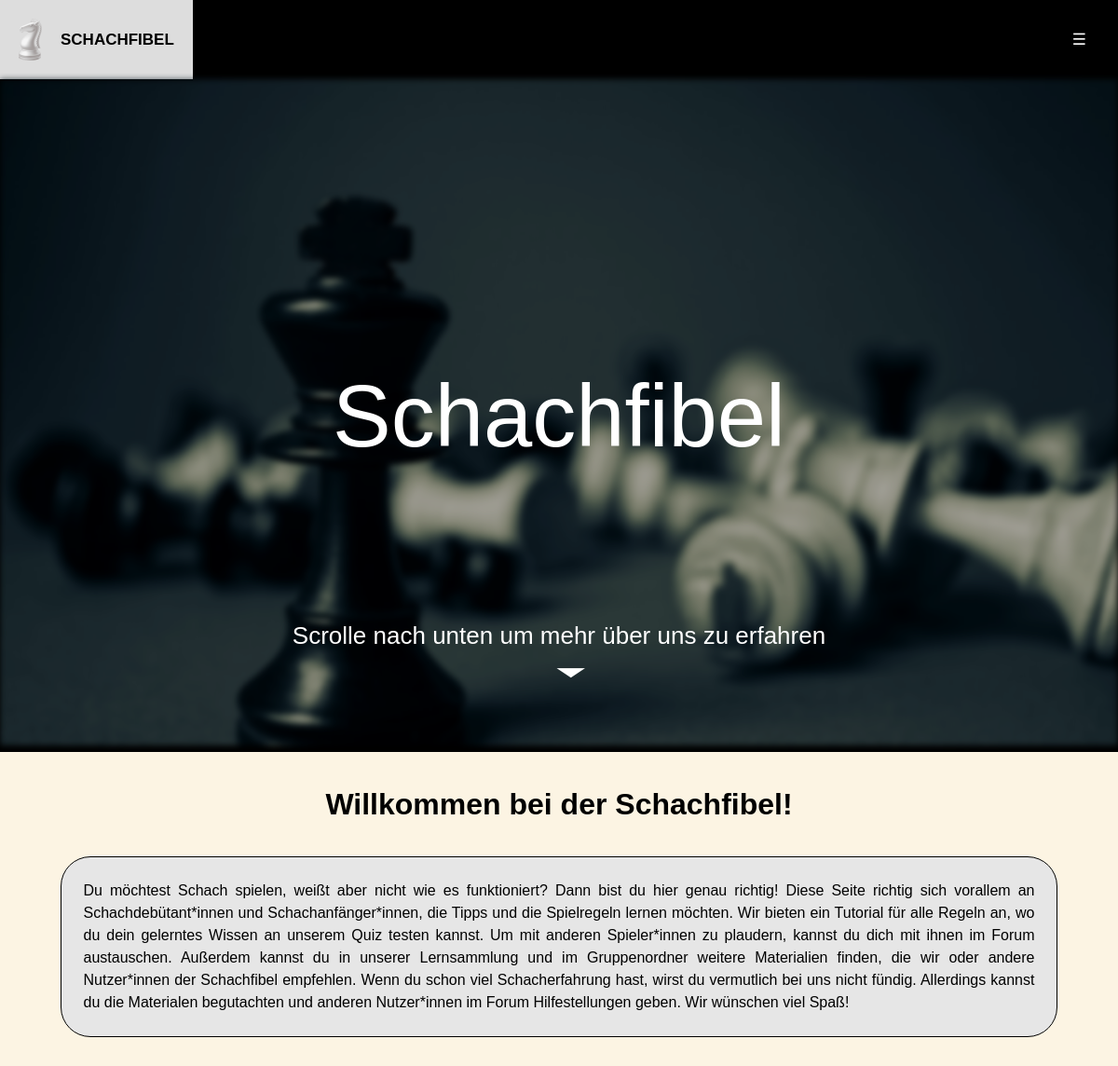
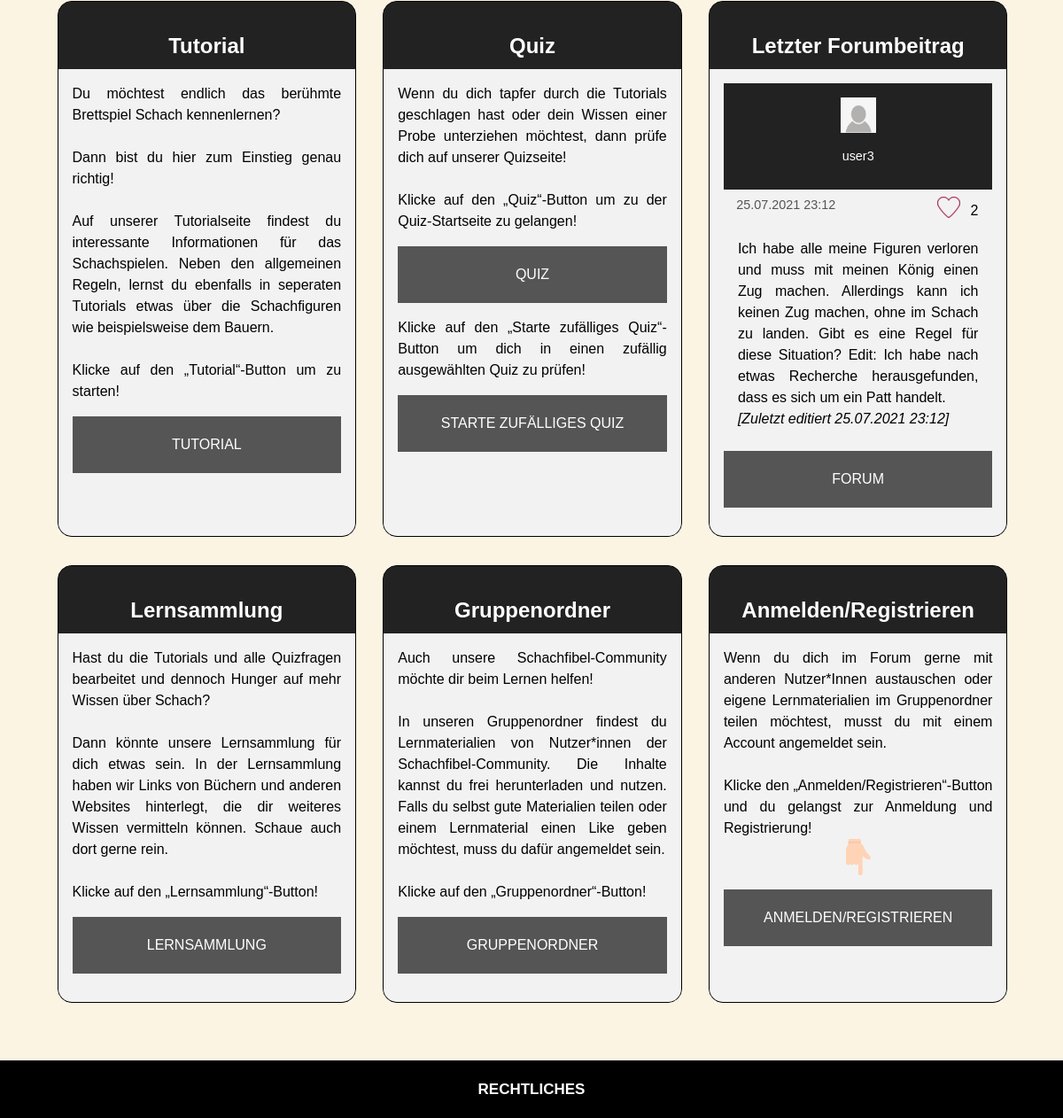
The page / on the database its author committed (2 pictures, top to bottom).
### tables this page shows
CREATE TABLE user (id INTEGER PRIMARY KEY AUTOINCREMENT,name           VARCHAR(12) UNIQUE  NOT NULL,email          VARCHAR(30)            NOT NULL,password       VARCHAR(20)         NOT NULL,image          BLOB                                  NOT NULL,uniqKey        VARCHAR(40),confirm        INTEGER(1));

CREATE TABLE forumPost (id INTEGER PRIMARY KEY AUTOINCREMENT,userID                     INTEGER                             NOT NULL,message                    VARCHAR(1000)    NOT NULL,date                       VARCHAR(16)                         NOT NULL,isEdited                   INTEGER                             NOT NULL,editedDate                 VARCHAR(16)                                 );

### index.php (the view, shortened to what the rows shown need)
<?php include "php/head.php"; ?>
<?php include "php/header.php"; ?>
<div class="section">
	<div class=grid-container>
		<div class="home-info-box" id="tutorial">
			<div class="home-info-header">
				<h2 class="box-title">Tutorial</h2>
			</div>
		</div>
		<div class="home-info-box" id="quiz">
			<div class="home-info-header">
				<h2 class="box-title">Quiz</h2>
			</div>
		</div>
		<div class="home-info-box" id="forum">
			<div class="home-info-header">
				<h2 class="box-title">Letzter Forumbeitrag</h2>
			</div>
			<div class="home-info-body">
				<?php
        $forumPost = $SchachfibelDAO->getForumPosts();
        if ($forumPost != null) {
        	$post = $forumPost[array_key_first($forumPost)];
        	$user = $SchachfibelDAO->getUser($post->getUserId()) ?>
				<div class="forumpost-header-index">
					<?php
                                $postUser = $SchachfibelDAO->getUser($post->getUserId());
                                if (!isset($postUser)) { ?>
					<div class="forumpost-header-error">
						Fehler: Der Autor des Kommentars konnte nicht geladen werden.
					</div>
					<?php } else { ?>
					<?php
                                    $postUserpicture = $postUser["image"];
                                    if (!isset($postUserpicture) || empty($postUserpicture)) { ?>
					<div class="forumpost-header-error">
						Fehler: Das Bild konnte nicht geladen werden.
					</div>
					<?php } else { ?>
					<img src="<?php echo htmlspecialchars($postUserpicture); ?>" alt="profilbild">
					<?php } ?>
					<div class="forumpost-author">
						<?php
                                    $postUsername = $postUser["name"];
                                    if (!isset($postUsername) || !is_string($postUsername)) { ?>
						Fehler: Der Name konnte nicht geladen werden.
						<?php } else {
                                        echo htmlspecialchars($postUsername);
                                    }
                        ?></div><?php } ?>
				</div>
				<div class="forumpost-body">
					<div class="forumpost-date"><?php
                            $postDate = $post->getDate();
                            if (!isset($postDate)) { ?>
						Fehler: Das Datum konnte nicht geladen werden.
						<?php } else {
                                echo htmlspecialchars($postDate);
                            }
                        ?></div>
					<div class="forumpost-button">
						<form method="post">
						</form>
                        <?php if (isset($_SESSION["loggedUserId"]) && htmlspecialchars($post->hasUserLikeId($_SESSION["loggedUserId"]))) {
                                    $path = "\"forumpost-likes-true-index\">";
                                }
                                else {
                                    $path = "\"forumpost-likes-false-index\">";
                                } ?>
						<p class= '"<?php echo $path ?>"'> <?php
                            ?> </p>
					</div>
					<div class="forumpost-message">
						<?php
                                $postMessage = htmlspecialchars($post->getMessage());
                                if (!isset($postMessage) || !is_string($postMessage) || empty($postMessage)) { ?>
						Fehler: Nachricht konnte nicht geladen werden.
						<?php } else {
                                    echo $postMessage;
                                }
                                $postIsEdited = $post->isEdited();
								$postIsEdited = htmlspecialchars($postIsEdited);
                                if (!isset($postIsEdited) || $postIsEdited != 0 && $postIsEdited != 1) { ?>
						<br>
						<div class="forumpost-date-edit">
							Fehler: Es kann nicht festgestellt werden, ob der Kommentar editiert wurde.
						</div>
						<?php } else { ?>
						<?php if ($postIsEdited == 1) {
                                    $postEditDate = $post->getEditDate();
									$postEditDate = htmlspecialchars($postEditDate);
                                    ?><br>
						<div class="forumpost-date-edit">[Zuletzt editiert <?php echo $postEditDate ?>]</div>
						<?php }
								}
                        ?>
					</div>
				</div>
				<?php } ?>
			</div>
		</div>
		<div class="home-info-box" id="ver1">
			<div class="home-info-header">
				<h2 class="box-title">Lernsammlung</h2>
			</div>
		</div>
		<div class="home-info-box" id="ver2">
			<div class="home-info-header">
				<h2 class="box-title">Gruppenordner</h2>
			</div>
		</div>
		<div class="home-info-box" id="anmelden">
			<div class="home-info-header">
				<h2 class="box-title">
					<?php
                if ($id == 0) { ?>
					Anmelden/Registrieren
					<?php
                } else { ?>
					Account
					<?php
                }
                ?>
				</h2>
			</div>
		</div>
	</div>
</div>
<?php include "php/footer.php"; ?>

### rows shown on the page
user: image (picture), name "user3"
forumpost: date "25.07.2021 23:12", message "Ich habe alle meine Figuren verloren und muss mit meinen König einen Zug machen. Allerdings kann ich keinen Zug machen, ohne im Schach zu landen. Gibt es eine Regel für diese Situation? Edit: Ich habe nach etwas Recherche herausgefunden, dass es sich um ein Patt handelt.", editedDate "25.07.2021 23:12"

### other values the page prints
$userLikeCount "2"
